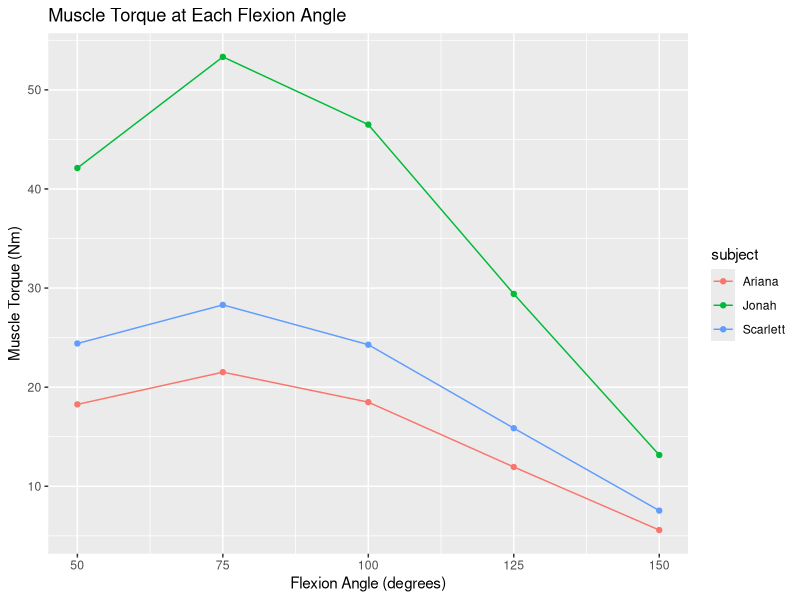
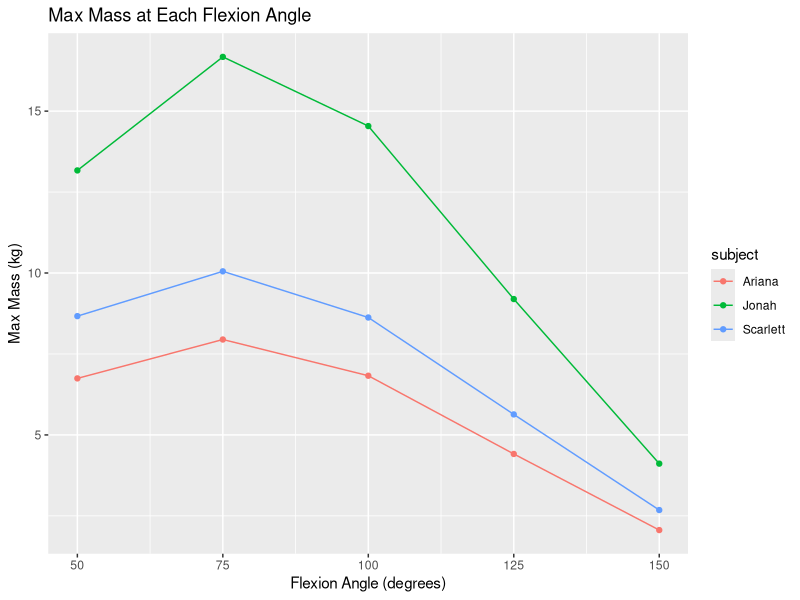

Recreate these plots in R, in order.
## ---- chunk 1
knitr::opts_chunk$set(echo = TRUE)
library(tidyverse)
library(ggplot2)
## ---- chunk 2

arm_dat <- read_csv("MP2.csv")

# Convert cm to m and g to kg
arm_dat <- arm_dat %>%
  mutate(
    Larm = Larm / 100,
    Li = Li / 100,
    Lout = Lout/ 100,
    Mmuscle = Mmuscle / 1000
  )

## ---- chunk 3
# Corrected and simplified functions for biomechanical calculations
law_cos <- function(l, r, o) {
  theta <- acos((-o^2 + l^2 + r^2) / (2 * l * r))
  return(theta)
}

# Corrected law_cos2 function
law_cos2 <- function(l, r, theta) {
  o <- sqrt(l^2 + r^2 - 2 * l * r * cos(theta))
  return(o)
}

force_length_factor <- function(Lmuscle, Lmuscler) {
  Lopt <- Lmuscler * 0.8
  ffl <- -6.25 * (Lmuscle / Lopt)^2 + 12.5 * (Lmuscle / Lopt) - 5.25
  return(ffl)
}

calculate_Fmax <- function(Mmuscle, Lmuscler, rho = 0.00105, phi = 0, k = 80) {
  PCSA <- (Mmuscle * cos(phi)) / (rho * Lmuscler)
  Fmax <- PCSA * k
  return(Fmax)
}


## ---- chunk 4
model <- function(Mmuscle, Lmuscler, Lmuscle, theta, Li, rho = 0.00105, k = 80) {
   # Convert Lmuscler from m to cm for PCSA calculation (as ρ is given in kg/cm^3)
  Lmuscler_cm <- Lmuscler * 100
  # Assuming phi is 0 as the muscle is nonpennate
  phi <- 0
  # PCSA calculation
  PCSA <- (Mmuscle * cos(phi)) / (rho * Lmuscler_cm)
  # Fmax calculation
  Fmax <- PCSA * k
  # Force-length relationship factor (ffl)
  ffl <- force_length_factor(Lmuscle, Lmuscler)
  # Muscle force (Fmuscle)
  Fmuscle <- Fmax * ffl
  # Torque calculation (τmuscle)
  tau_muscle <- Fmuscle * sin(theta) * Li
  return(tau_muscle)
}
## ---- chunk 5
angles_tibble <- tibble(
  flexion_deg = c(50, 75, 100, 125, 150),
  flexion_rad = flexion_deg * pi / 180
)

# Assuming g = 9.81 m/s^2
g <- 9.81
## ---- chunk 6
# Calculate Lmuscle, theta, muscle_torque, and max_mass for each flexion angle
dat1 <- arm_dat %>%
  cross_join(angles_tibble) %>%
  rowwise() %>%
  mutate(
    Lmuscle = law_cos2(Li, Larm, flexion_rad), 
    theta = law_cos(Li, Lmuscle, Larm)) %>% 
  ungroup()
  
dat2 <- dat1 %>% 
filter (flexion_deg == 150) %>%
mutate(Lmuscler = Lmuscle) %>%
select (subject, Lmuscler)

dat3 <- dat1 %>%
  left_join(dat2, by = "subject")

dat <- dat3 %>%
  mutate(
    muscle_torque = model(Mmuscle, Lmuscler, Lmuscle, theta, Li),
    max_mass = muscle_torque / (Lout * g)
  ) %>%
  ungroup()

# Display the updated tibble
print(dat)

## ---- chunk 7

# Plot muscle torque for each flexion angle for each subject
ggplot(dat, aes(x = flexion_deg, y = muscle_torque, group = subject, color = subject)) +
  geom_line() +
  geom_point() +
  labs(title = "Muscle Torque at Each Flexion Angle",
       x = "Flexion Angle (degrees)",
       y = "Muscle Torque (Nm)")

# Plot max mass for each flexion angle for each subject
ggplot(dat, aes(x = flexion_deg, y = max_mass, group = subject, color = subject)) +
  geom_line() +
  geom_point() +
  labs(title = "Max Mass at Each Flexion Angle",
       x = "Flexion Angle (degrees)",
       y = "Max Mass (kg)")

filtered_dat <- dat %>%
  select(subject, flexion_deg, muscle_torque, max_mass)

# Display the filtered DataFrame
print(filtered_dat)

